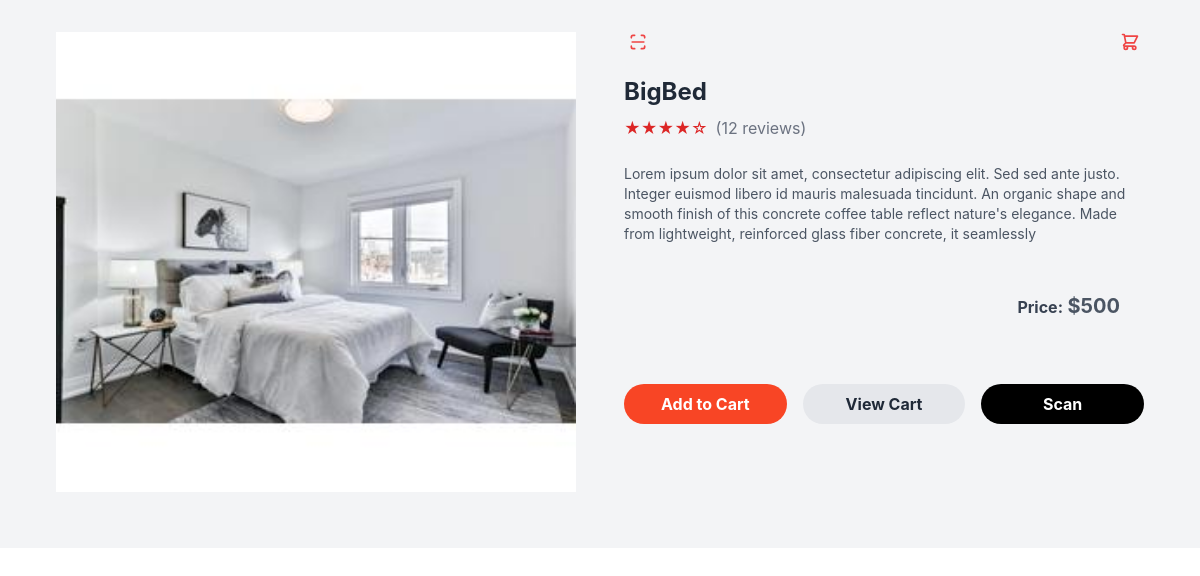
The page /instore/bigbed/ on the database its author committed.
### Products/models.py (models this page shows, shortened)
class Product(BaseModel):
    product_name = models.CharField( max_length=100)
    slug = models.SlugField(unique=True, null=True, blank=True )
    Category = models.ForeignKey( Category, on_delete= models.CASCADE, related_name= "product")
    price = models.IntegerField()
    project_description = models.TextField()
    color_variant = models.ManyToManyField(ColorVariants)
    size_variant = models.ManyToManyField(SizeVariants)
    qrCode = models.ManyToManyField(QRCode)
    def get_pin(self):
        return hashlib.md5(str(self.uid).encode('utf-8')).hexdigest()[:8]

class ProductImage(BaseModel):
    product = models.ForeignKey('Product', on_delete=models.CASCADE, related_name="product_images")
    image = models.ImageField(upload_to="products")

### shopapp/views.py (the view)
# urls.py: path('<slug:slug>/', views.InstoreProduct, name='paticularproductInstore'),  # Moved to the end
def InstoreProduct(request, slug):
    product = get_object_or_404(Product, slug=slug)
    product.initial_price = product.price * 0.2 + product.price
    related_products = Product.objects.filter(Category=product.Category).exclude(pk=product.pk).order_by('?')[:4]
    for related_product in related_products:
        related_product.initial_price = related_product.price * 0.2 + related_product.price
    context = {"product": product, "pin": product.get_pin(),"related_products":related_products}
    return render(request, 'Instore/instoreProduct.html', context)

### Template/Instore/instoreProduct.html (shortened to what this page needs)
<!DOCTYPE html>
 {% load static %}
<html lang="en">
<head>
  <link href="https://cdn.jsdelivr.net/npm/tailwindcss@2.2.19/dist/tailwind.min.css" rel="stylesheet">
  <script src="https://cdn.tailwindcss.com"></script>
  <link rel="stylesheet" href="{% static 'src/styles.css' %}">
      <link href="https://stackpath.bootstrapcdn.com/bootstrap/4.1.1/css/bootstrap.min.css" rel="stylesheet">
    <link href="https://stackpath.bootstrapcdn.com/bootstrap/4.1.1/css/bootstrap.min.css" rel="stylesheet">
    <link href="https://cdnjs.cloudflare.com/ajax/libs/font-awesome/4.7.0/css/font-awesome.min.css" rel="stylesheet">
    <link href="https://cdnjs.cloudflare.com/ajax/libs/jquery/3.2.1/jquery.min.js" rel="stylesheet">
    <link href="https://cdnjs.cloudflare.com/ajax/libs/jquery/3.2.1/jquery.min.js" rel="stylesheet">
    <script src="https://cdn.tailwindcss.com"></script>
</head>
<body class="justify-center items-center">
      <div class="bg-gray-100 dark:bg-gray-800 py-8">
        <div class="max-w-6xl mx-auto px-4 sm:px-6 lg:px-8">
            <div class="flex flex-col md:flex-row -mx-4">
                <div class="md:flex-1 px-4">
                    <div class="h-[460px] rounded-lg bg-gray-300 dark:bg-gray-700 mb-4">
                        <img src="{{ product.product_images.first.image.url }}" alt="{{product.product_name }}" class="min-w-full  lg:w-full lg:h-full object-cover"  >
                    </div>
                </div>
                <div class="md:flex-1 px-4">
                  <div class="">
                    <div class=" flex justify-between">
                       <a href="{% url 'QRscanner' %}"> </a>
                    </div><br>
                    <h2 class="text-2xl font-bold text-gray-800 dark:text-white mb-2">{{ product.product_name }}</h2>
                    <div class="flex items-center mt-2">
                      <div class="text-red-600">★★★★☆</div>
                      <div class="text-gray-500 ml-2">(12 reviews)</div>
                    </div> <br>
                    <p class="text-gray-600 dark:text-gray-300 text-sm mb-4">
                        Lorem ipsum dolor sit amet, consectetur adipiscing elit. Sed sed
                        ante justo. Integer euismod libero id mauris malesuada tincidunt.
                        An organic shape and smooth finish of this concrete coffee table reflect nature's elegance. Made from lightweight, reinforced glass fiber concrete, it seamlessly
                    </p>
                    <br>
                      <div class="flex mb-4 items-end justify-end">
                        <div class="mr-4">
                            <span class="font-bold text-gray-700 dark:text-gray-300">Price:</span>
                            <span class="text-gray-600 text-xl font-bold dark:text-gray-300">${{ product.price }}</span>
                        </div>
                    </div>
                    </div>
                  <br>
                    <div class="flex flex-col justify-center items-center lg:flex-row -mx-2 mb-4">
                          <div class="w-1/2 px-2">
                            <form action="{% url 'add_to_cart' product.slug %}" method="post">
                              <button type="submit" class="w-full mt-3 bg-[#f84525] dark:bg-gray-600 text-white py-2 px-2 rounded-full font-bold hover:bg-gray-800 dark:hover:bg-gray-700">Add&nbsp;to&nbsp;Cart</button>
                          </div>
                          <div class="w-1/2 px-2">
                            <a href="{% url 'view_cart' %}">
                              <button class="w-full lg:mb-0 mt-3 bg-gray-200 dark:bg-gray-700 text-gray-800 dark:text-white py-2 px-2 rounded-full font-bold hover:bg-gray-300 dark:hover:bg-gray-600">View&nbsp;Cart</button>
                            </a>
                          </div>
                          <div class="w-1/2 px-2">
                           <a href="{% url 'QRscanner' %}">
                            <button class="w-full bg-black mt-3 dark:bg-gray-700 text-white dark:text-black py-2 px-4 rounded-full font-bold hover:bg-gray-300 dark:hover:bg-gray-600">Scan</button>
                          </a>
                         </div>
                      </div>
                </div>
            </div>
        </div>
    </div>
</body>
</html>

### static/src/styles.css (style rules this page uses)
html, :host { line-height: 1.5; -webkit-text-size-adjust: 100%; -moz-tab-size: 4; -o-tab-size: 4; tab-size: 4; font-family: ui-sans-serif, system-ui, sans-serif, "Apple Color Emoji", "Segoe UI Emoji", "Segoe UI Symbol", "Noto Color Emoji"; font-feature-settings: normal; font-variation-settings: normal; -webkit-tap-highlight-color: transparent; }
body { margin: 0; line-height: inherit; }
h1, h2, h3, h4, h5, h6 { font-size: inherit; font-weight: inherit; }
a { color: inherit; text-decoration: inherit; }
button, input, optgroup, select, textarea { font-family: inherit; font-feature-settings: inherit; font-variation-settings: inherit; font-size: 100%; font-weight: inherit; line-height: inherit; letter-spacing: inherit; color: inherit; margin: 0; padding: 0; }
button, select { text-transform: none; }
button, input:where([type='button']), input:where([type='reset']), input:where([type='submit']) { -webkit-appearance: button; background-color: transparent; background-image: none; }
blockquote, dl, dd, h1, h2, h3, h4, h5, h6, hr, figure, p, pre { margin: 0; }
button, [role="button"] { cursor: pointer; }
img, svg, video, canvas, audio, iframe, embed, object { display: block; vertical-align: middle; }
img, video { max-width: 100%; height: auto; }
.mx-auto { margin-left: auto; margin-right: auto; }
.mt-2 { margin-top: 0.5rem; }
.ml-2 { margin-left: 0.5rem; }
.flex { display: flex; }
.w-full { width: 100%; }
.flex-col { flex-direction: column; }
.items-center { align-items: center; }
.justify-end { justify-content: flex-end; }
.justify-between { justify-content: space-between; }
.bg-\[\#f84525\] { --tw-bg-opacity: 1; background-color: rgb(248 69 37 / var(--tw-bg-opacity)); }
.px-4 { padding-left: 1rem; padding-right: 1rem; }
.py-2 { padding-top: 0.5rem; padding-bottom: 0.5rem; }
.py-8 { padding-top: 2rem; padding-bottom: 2rem; }
.text-2xl { font-size: 1.5rem; line-height: 2rem; }
.text-sm { font-size: 0.875rem; line-height: 1.25rem; }
.font-bold { font-weight: 700; }
.text-gray-500 { --tw-text-opacity: 1; color: rgb(107 114 128 / var(--tw-text-opacity)); }
.text-gray-600 { --tw-text-opacity: 1; color: rgb(75 85 99 / var(--tw-text-opacity)); }
.text-gray-700 { --tw-text-opacity: 1; color: rgb(55 65 81 / var(--tw-text-opacity)); }
.text-white { --tw-text-opacity: 1; color: rgb(255 255 255 / var(--tw-text-opacity)); }

### rows shown on the page
Product: product_images.first.image (picture), product_name "BigBed", price "500"
